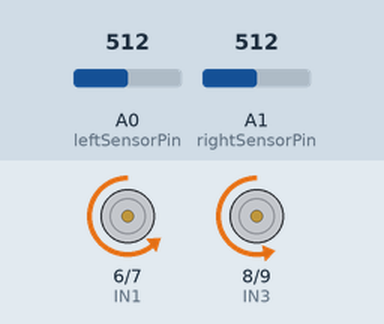
The sketch below on a simulated Arduino Uno, built with avr-gcc and run on an emulated ATmega328P. Shown: motor-driver pin pairs drawn as motors (green arrow = first pin HIGH = forward, orange = second pin HIGH = backward, longer = more drive, scaled by the enable pin). The inputs (shaded band) are chosen by the test bench; at power-on: A0 (leftSensorPin) = 512, A1 (rightSensorPin) = 512.

Above: at 1.2 s.
1.3 s: A0 (leftSensorPin) set to 437
2.8 s: A0 (leftSensorPin) set to 405
At 3.7 s:
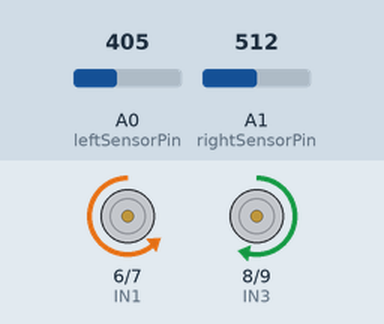
4.3 s: A1 (rightSensorPin) set to 438
5.8 s: A1 (rightSensorPin) set to 409
At 7.0 s:
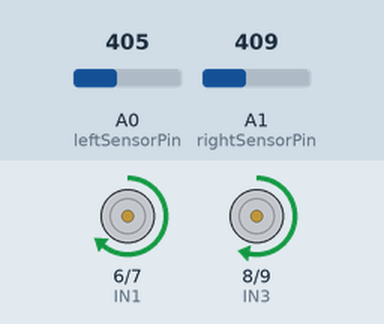
7.3 s: A0 (leftSensorPin) set to 430
At 8.4 s:
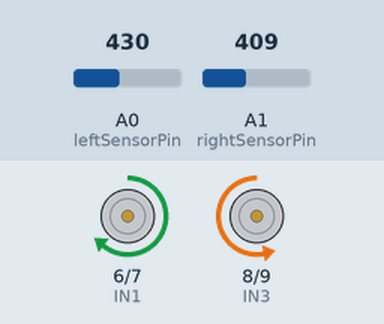
8.8 s: A0 (leftSensorPin) set to 410
At 9.5 s:
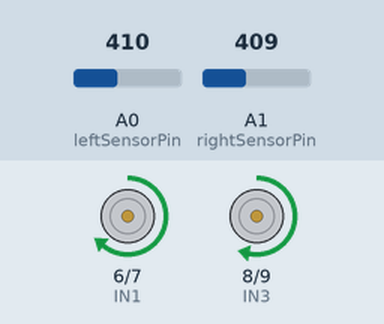
Timing chart, 0 to 11.3 s (numbered marks = the images above; inputs shaded):
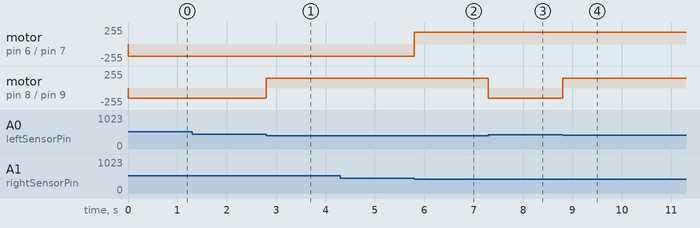

Measured:
- the behaviour switches between 420 and 419 on A0 (leftSensorPin) (found by bisection; images 0 and 1)
- the behaviour switches between 420 and 419 on A1 (rightSensorPin) (found by bisection; images 1 and 2)
- after the input at 1.3 s, every drawn part: stays the same
- after the input at 2.8 s, motor on pin 8 (IN3) / pin 9 (IN4): backward 150/255 → forward 150/255 at once
- after the input at 4.3 s, every drawn part: stays the same
- after the input at 5.8 s, motor on pin 6 (IN1) / pin 7 (IN2): backward 180/255 → forward 180/255 at once
- after the input at 7.3 s, motor on pin 8 (IN3) / pin 9 (IN4): forward 150/255 → backward 150/255 at once
- after the input at 8.8 s, motor on pin 8 (IN3) / pin 9 (IN4): backward 150/255 → forward 150/255 at once

The sketch:

motor.ino
```cpp
// Motor A
int IN1 = 6;
int IN2 = 7;
int IN3 = 8;
int IN4 = 9;

int speedLeftPin = 10;
int speedRightPin = 11;

int leftSensorPin = A0;
int rightSensorPin = A1;

int leftSensorValue;
int rightSensorValue;
int difValue;

int buttonState = 2;
int buttonStateValue;

double P;
int setpoint=420;
int hist = 0;
void AdelanteDer ()
{
 //Direccion motor A
 digitalWrite (IN1, HIGH);
 digitalWrite (IN2, LOW);

}

void AtrasDer ()
{
 //Direccion motor A
 digitalWrite (IN1, LOW);
 digitalWrite (IN2, HIGH);
}

void PararDer ()
{
 //Direccion motor A
 digitalWrite (IN1, LOW);
 digitalWrite (IN2, LOW);

}

void AdelanteIzq ()
{
 //Direccion motor A
 digitalWrite (IN3, HIGH);
 digitalWrite (IN4, LOW);

}

void AtrasIzq ()
{
 //Direccion motor A
 digitalWrite (IN3, LOW);
 digitalWrite (IN4, HIGH);
}

void PararIzq ()
{
 //Direccion motor A
 digitalWrite (IN3, LOW);
 digitalWrite (IN4, LOW);

}

void probarRuedas(){

AdelanteDer();
delay(1000);

PararDer();
AtrasDer();
delay(1000);

PararDer();
delay(1000);

AdelanteIzq();
delay(1000);

PararIzq();
AtrasIzq();
delay(1000);

PararIzq();
delay(1000);
}

void Avanzar(){
AdelanteIzq();
AdelanteDer();
}

void Retroceder(){
AtrasIzq();
AtrasDer();
}

void Parar(){
PararIzq();
PararDer();
}

void Vuelta(){
  AdelanteIzq();
  AtrasDer();
  delay(300);
  Parar();
}
void SeguirLinea(){
 //line detected by both
  if(analogRead(leftSensorPin)<=400 && analogRead(rightSensorPin)<=400){
    //stop
    Parar();
  }
  //line detected by left sensor
  else if(analogRead(leftSensorPin)<=400 && !analogRead(rightSensorPin)<=400){
    //turn left
    AdelanteDer();
    PararIzq();
  }
  //line detected by right sensor
  else if(!analogRead(leftSensorPin)<=400 && analogRead(rightSensorPin)<=400){
    //turn right
    AdelanteIzq();
    PararDer();
}

}

void DistanciaParedRight(){
  rightSensorValue = analogRead(rightSensorPin);
    if(rightSensorValue<setpoint-hist){
      AdelanteDer();
    }
  else if(rightSensorValue>setpoint+hist){
      AtrasDer();
    }
}

void DistanciaParedLeft(){
  leftSensorValue = analogRead(leftSensorPin);
    if(leftSensorValue<setpoint-hist){
      AdelanteIzq();
    }
  else if(leftSensorValue>setpoint+hist){
      AtrasIzq();
    }
}

void Checkvuelta(){
  leftSensorValue = analogRead(leftSensorPin);
  rightSensorValue = analogRead(rightSensorPin);
  if (leftSensorValue < setpoint + 10 && leftSensorValue > setpoint -10 && rightSensorValue < setpoint +10 && rightSensorValue > setpoint -10){
    //Vuelta();
  }
}

void setup() {
  // put your setup code here, to run once:
 //Serial.begin(9600);
 pinMode (buttonState, INPUT);

 pinMode (IN1, OUTPUT);
 pinMode (IN2, OUTPUT);
 pinMode (IN3, OUTPUT);
 pinMode (IN4, OUTPUT);

 pinMode (speedLeftPin, OUTPUT);
 pinMode (speedRightPin, OUTPUT);


analogWrite(speedLeftPin, 180
);
analogWrite(speedRightPin, 150);


}

void loop() {
  // put your main code here, to run repeatedly:
DistanciaParedLeft();
DistanciaParedRight();
Checkvuelta();
//buttonStateValue = digitalRead(buttonState);
//if (buttonStateValue != LOW) {
 // while(1>0){
  //DistanciaPared();
  //}

//}


//leftSensorValue = analogRead(leftSensorPin);
//rightSensorValue = analogRead(rightSensorPin);

//Serial.print(rightSensorValue);
//Serial.print("\n");
//delay(100);


}
```
